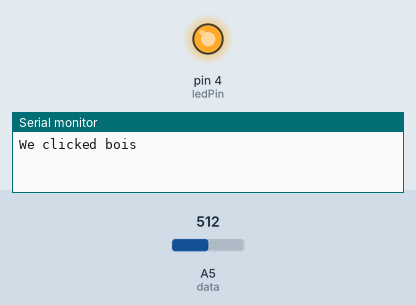
This sketch was run on a simulated Arduino Uno, built with avr-gcc and run on an emulated ATmega328P. Shown: output pins drawn as LEDs (lit = HIGH), the last lines printed to the serial monitor. The test bench sets the inputs (shaded band); at power-on: A5 (data) = 512.

Above: at 1.2 s.
1.3 s: A5 (data) set to 981
2.8 s: A5 (data) set to 1013
At 3.9 s:
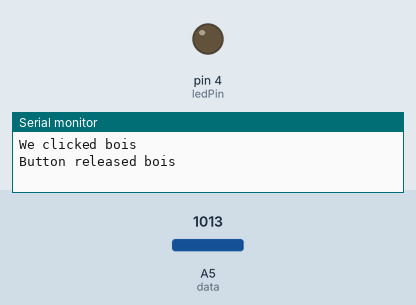
4.3 s: A5 (data) set to 967
At 5.0 s:
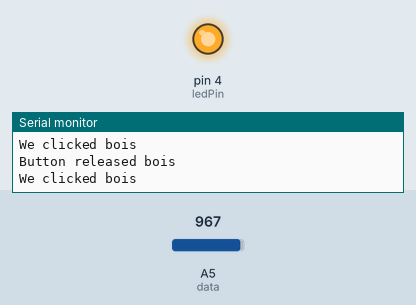
5.8 s: A5 (data) set to 1005
At 6.2 s:
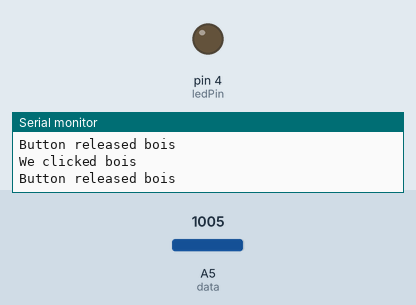
Timing chart, 0 to 8.3 s (numbered marks = the images above; inputs shaded):
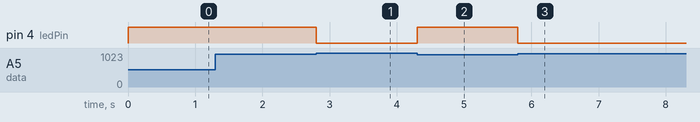

The sketch:

rudimentary-mouseClick-detection.ino
```cpp
//pins
uint8_t clk = A0;
uint8_t data = A5;
uint8_t ledPin = 4;

//boolean for click status
boolean isClicked = false;

//values only drop below this value when clicked
int bottomThreshold = 977; //determined through trial and error

//values only rise above this value when not clicked
int upperThreshold = 995; //determined through trial and error

void setup() {
  // set up Serial console
  Serial.begin(9600);

  //pin 8 as output - light LED
  pinMode( ledPin, OUTPUT );
}

void loop() {

  //using values from Data pin
  int dataVoltage = analogRead( data );

  //when the mouse button is finally release
  if( (dataVoltage > upperThreshold) && (isClicked) ){
    //Serial.println( dataVoltage );
    Serial.println( "Button released bois" );

    //turn off click indicator LED
    digitalWrite( ledPin, LOW );

    //mouse button no longer pressed down
    isClicked = false;
  }

  //when the mouse button was first pressed down
  if( (dataVoltage < bottomThreshold) && (!isClicked) ){
    Serial.println( "We clicked bois" );

    //turn on click indicator LED
    digitalWrite( ledPin, HIGH );

    //mouse button is currently pressed down
    isClicked = true;
  }

}
```

Measured:
- the behaviour switches between 995 and 996 on A5 (data) (found by bisection; images 0 and 1)
- after the input at 1.3 s, every drawn part: stays the same
- after the input at 2.8 s, pin 4 (ledPin): HIGH → LOW at once
- after the input at 4.3 s, pin 4 (ledPin): LOW → HIGH at once
- after the input at 5.8 s, pin 4 (ledPin): HIGH → LOW at once
